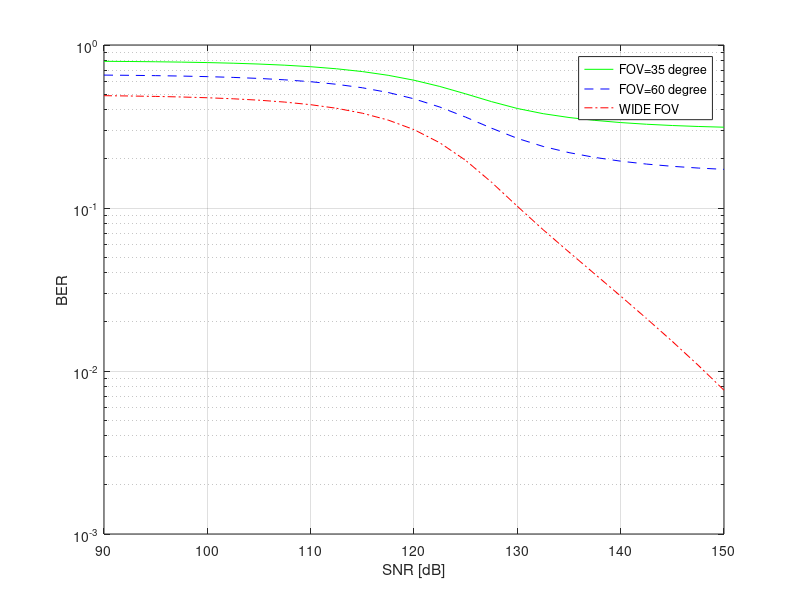

Write MATLAB code to recreate this figure.
clc
clear all;
close all;


dim=60;                                                     %%%% width of x axis
snrlowerlimit=90;                                           %%%% x axis is ber vs snr
parts=10000;                                                 %%%% larger it is better the results
incre=2.5;
 hac=snrlowerlimit:incre:snrlowerlimit+dim;                                        
BER=zeros(length(hac),3);
snr=zeros(length(hac),1);                                         

fov1=pi*(35/180);
fov2=pi*(60/180);                                              %%% 1----FOV=35 degree
                                                               %%% 2----FOV=60 degree
cdf1=0.611;                                                   %%% 3----wide FOV
cdf2= 0.33;

cdf=[cdf1 cdf2];
fov=[fov1 fov2 ];
const=[0.1334 0.3042 0.4057];

gamma=3;                                 
d=2.5;
hc2=(((gamma+1)/2)*(9.55e-5)*((9+(d^2))^(-1*((gamma+1)/2))))^2                                                                      %  hc2= (hc)^2                                                                 



%%%%%%%%%%%%%%%%%%%%%%%%%%%%%%%%%%%%%%%%%%%%%%%%%%%%%%%%%%%%%%%%%%%%%%%%%%%%%%%%%%%%%%%%%%%%%%%%%%%%%%%%%%%%

for aa=1:1:2 
    count=0;
for s=snrlowerlimit:incre:snrlowerlimit+dim
    count=count+1;
    k=s;
    s=count;
    ebno=10^(k/10);
    en=1/ebno;
    snr(s,1)=k;
    init=0;
    
fina=hc2;
chang=(fina-init)/parts;
  for x=init+chang:chang:fina-chang
        ff2=sqrt((4*x)*(hc2-x));                                       % for uniform distribution with narrow fov
        ff=(2/pi)/(ff2);
        ggn=erfc(sqrt(ebno*x*0.5))*0.5*ff;
        BER(s,aa)=BER(s,aa)+ ggn*chang;
    end
         x=0; 
        ffff=cdf(aa);
        ggggn=erfc(sqrt(ebno*x*0.5))*0.5*ffff;
       BER(s,aa)=BER(s,aa)+ ggggn;    
end
end


%%%%%%%%%%%%%%%%%%%%%%%%%%%%%%%%%%%%%%%%%%%%%%%%%%%%%%%%%%%%%%%%%%%%%%%%%%%%%%%%%%%%%%%%%%%%%%%%%%%%%%%%%%%%%


aa=3;
count=0;
for s=snrlowerlimit:incre:snrlowerlimit+dim
    count=count+1;
    k=s;
    s=count;
    ebno=10^(k/10);
    snr(s,1)=k;
    for x=hc2/parts:hc2/parts:hc2-hc2/parts
        ff2=sqrt((4*x)*(hc2-x));                  % for uniform distribution with wide fov
        ff=(2/pi)/(ff2);
        ggn=erfc(sqrt(ebno*x*0.5))*0.5*ff;
        BER(s,aa)=BER(s,aa)+ ggn*(hc2/parts);
    end    
end

%%%%%%%%%%%%%%%%%%%%%%%%%%%%%%%%%%%%%%%%%%%%%%%%%%%%%%%%%%%%%%%%%%%%%%%%%%%%%%%%%%%%%%%%%%%%%%%%%%%%%%%%%%%%%%%%%%%%%%5

semilogy(snr,BER(:,1),'-g');
hold on
semilogy(snr,BER(:,2),'--b');
hold on
semilogy(snr,BER(:,3),'-.r');
grid on

ylabel('BER');
xlabel('SNR [dB]');
legend('FOV=35 degree','FOV=60 degree','WIDE FOV');


